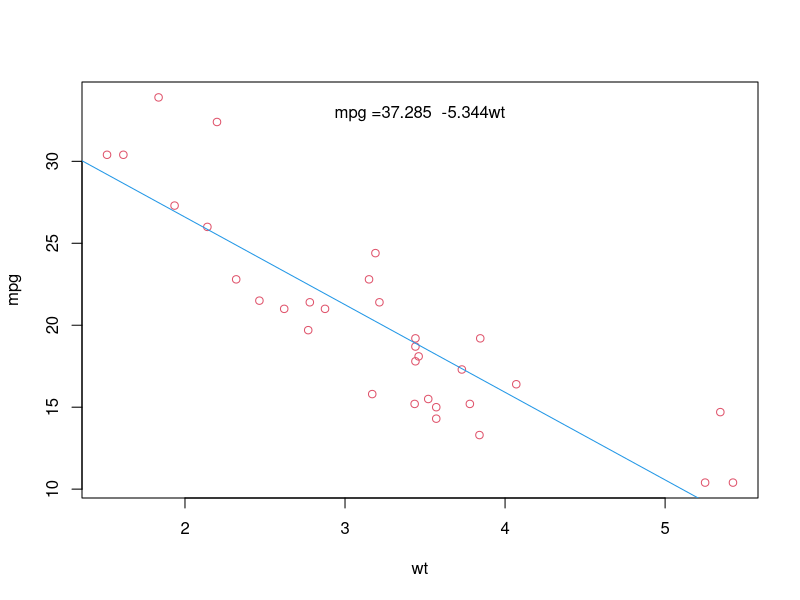

Generate this figure with R:

#8 linear regression
mtcars
plot(mpg~wt,data=mtcars,col=2)
li<-lm(mpg~wt,data=mtcars)
abline(li,col=4)

na<-round(coef(li),3)
na
lmlab<-paste0("mpg =",na[1],"  ",na[2],"wt")
mtext(lmlab,line=-2)

# multi linear
n<-mtcars[,c("mpg","disp","hp","wt")]
res<-lm(mpg~disp+hp+wt,data=n)
res

coef(res)[1]
coef(res)[2]